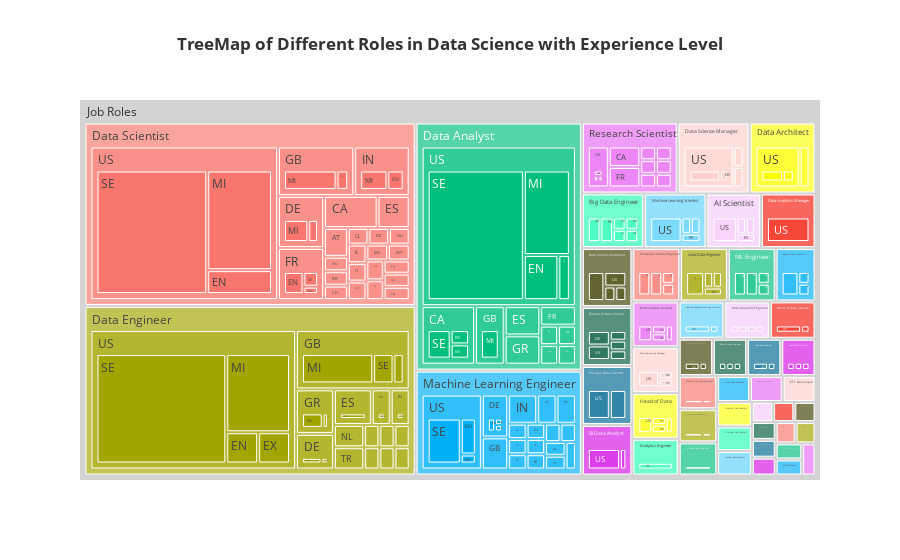

The cell this chart's notebook holds for it:
### Markdown cell above
About mean salary by company location:
 - Russia and USA have the highest average salaries
 - Iran and Vietnam have the lowest average salaries

### Code cell
fig=px.treemap(df,path=[px.Constant('Job Roles'),'job_title','company_location','experience_level'],template='ggplot2',hover_name='job_title',title='<b>TreeMap of Different Roles in Data Science with Experience Level')
fig.update_traces(root_color='lightgrey')

### Figure 1 — Plotly figure (JSON) as saved in the notebook; plotly's stock layout.template omitted (floating-point values rounded to 4 significant figures; data arrays with more than 128 entries replaced by an {"elided": "..."} marker saying what was removed)
{"data": [{"branchvalues": "total", "domain": {"x": [0, 1], "y": [0, 1]}, "hovertemplate": "<b>%{hovertext}</b><br><br>labels=%{label}<br>count=%{value}<br>parent=%{parent}<br>id=%{id}<extra></extra>", "hovertext": {"elided": "468 str values"}, "ids": {"elided": "468 str values"}, "labels": {"elided": "468 str values"}, "name": "", "parents": {"elided": "468 str values"}, "root": {"color": "lightgrey"}, "type": "treemap", "values": {"elided": "468 int values"}}], "layout": {"legend": {"tracegroupgap": 0}, "title": {"text": "<b>TreeMap of Different Roles in Data Science with Experience Level"}}}
